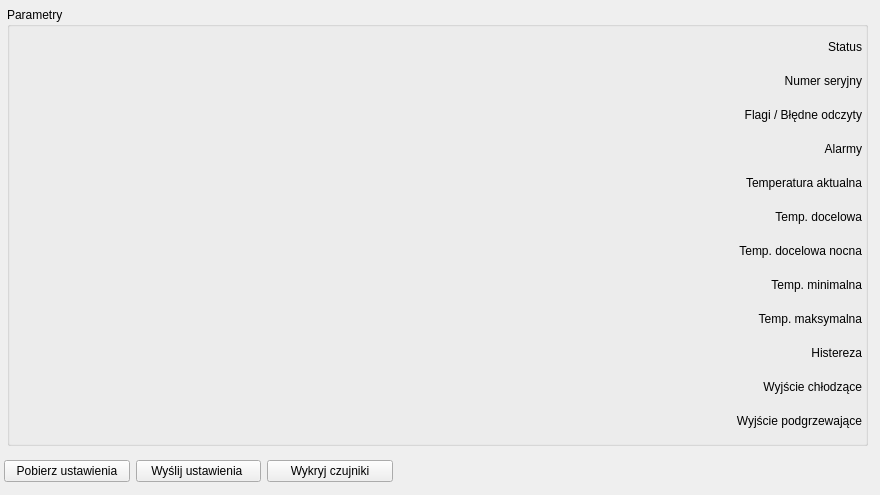
        <widget class="QWidget" name="temperature">
         <attribute name="title">
          <string>Temperatura</string>
         </attribute>
         <widget class="QWidget" name="horizontalLayoutWidget_6">
          <property name="geometry">
           <rect>
            <x>4</x>
            <y>4</y>
            <width>867</width>
            <height>445</height>
           </rect>
          </property>
          <layout class="QHBoxLayout" name="tempSettingsLayout">
           <property name="spacing">
            <number>3</number>
           </property>
           <item>
            <widget class="QWidget" name="widget_2" native="true">
             <layout class="QVBoxLayout" name="verticalLayout_10">
              <property name="spacing">
               <number>3</number>
              </property>
              <property name="margin">
               <number>3</number>
              </property>
              <item>
               <widget class="QGroupBox" name="groupBox_9">
                <property name="title">
                 <string>Parametry</string>
                </property>
                <property name="flat">
                 <bool>false</bool>
                </property>
                <layout class="QVBoxLayout" name="verticalLayout_11">
                 <property name="spacing">
                  <number>3</number>
                 </property>
                 <property name="margin">
                  <number>3</number>
                 </property>
                 <item>
                  <widget class="QLabel" name="label_20">
                   <property name="sizePolicy">
                    <sizepolicy hsizetype="Preferred" vsizetype="Preferred">
                     <horstretch>0</horstretch>
                     <verstretch>0</verstretch>
                    </sizepolicy>
                   </property>
                   <property name="minimumSize">
                    <size>
                     <width>0</width>
                     <height>28</height>
                    </size>
                   </property>
                   <property name="maximumSize">
                    <size>
                     <width>16777215</width>
                     <height>28</height>
                    </size>
                   </property>
                   <property name="text">
                    <string>Status</string>
                   </property>
                   <property name="alignment">
                    <set>Qt::AlignRight|Qt::AlignTrailing|Qt::AlignVCenter</set>
                   </property>
                  </widget>
                 </item>
                 <item>
                  <widget class="QLabel" name="label_12">
                   <property name="sizePolicy">
                    <sizepolicy hsizetype="Preferred" vsizetype="Preferred">
                     <horstretch>0</horstretch>
                     <verstretch>0</verstretch>
                    </sizepolicy>
                   </property>
                   <property name="minimumSize">
                    <size>
                     <width>0</width>
                     <height>28</height>
                    </size>
                   </property>
                   <property name="maximumSize">
                    <size>
                     <width>16777215</width>
                     <height>28</height>
                    </size>
                   </property>
                   <property name="text">
                    <string>Numer seryjny</string>
                   </property>
                   <property name="alignment">
                    <set>Qt::AlignRight|Qt::AlignTrailing|Qt::AlignVCenter</set>
                   </property>
                  </widget>
                 </item>
                 <item>
                  <widget class="QLabel" name="label_26">
                   <property name="sizePolicy">
                    <sizepolicy hsizetype="Preferred" vsizetype="Preferred">
                     <horstretch>0</horstretch>
                     <verstretch>0</verstretch>
                    </sizepolicy>
                   </property>
                   <property name="minimumSize">
                    <size>
                     <width>0</width>
                     <height>28</height>
                    </size>
                   </property>
                   <property name="maximumSize">
                    <size>
                     <width>16777215</width>
                     <height>28</height>
                    </size>
                   </property>
                   <property name="text">
                    <string>Flagi / Błędne odczyty</string>
                   </property>
                   <property name="alignment">
                    <set>Qt::AlignRight|Qt::AlignTrailing|Qt::AlignVCenter</set>
                   </property>
                  </widget>
                 </item>
                 <item>
                  <widget class="QLabel" name="label_30">
                   <property name="sizePolicy">
                    <sizepolicy hsizetype="Preferred" vsizetype="Preferred">
                     <horstretch>0</horstretch>
                     <verstretch>0</verstretch>
                    </sizepolicy>
                   </property>
                   <property name="minimumSize">
                    <size>
                     <width>0</width>
                     <height>28</height>
                    </size>
                   </property>
                   <property name="maximumSize">
                    <size>
                     <width>16777215</width>
                     <height>28</height>
                    </size>
                   </property>
                   <property name="text">
                    <string>Alarmy</string>
                   </property>
                   <property name="alignment">
                    <set>Qt::AlignRight|Qt::AlignTrailing|Qt::AlignVCenter</set>
                   </property>
                  </widget>
                 </item>
                 <item>
                  <widget class="QLabel" name="label_25">
                   <property name="sizePolicy">
                    <sizepolicy hsizetype="Preferred" vsizetype="Preferred">
                     <horstretch>0</horstretch>
                     <verstretch>0</verstretch>
                    </sizepolicy>
                   </property>
                   <property name="minimumSize">
                    <size>
                     <width>0</width>
                     <height>28</height>
                    </size>
                   </property>
                   <property name="maximumSize">
                    <size>
                     <width>16777215</width>
                     <height>28</height>
                    </size>
                   </property>
                   <property name="text">
                    <string>Temperatura aktualna</string>
                   </property>
                   <property name="alignment">
                    <set>Qt::AlignRight|Qt::AlignTrailing|Qt::AlignVCenter</set>
                   </property>
                  </widget>
                 </item>
                 <item>
                  <widget class="QLabel" name="label_23">
                   <property name="sizePolicy">
                    <sizepolicy hsizetype="Preferred" vsizetype="Preferred">
                     <horstretch>0</horstretch>
                     <verstretch>0</verstretch>
                    </sizepolicy>
                   </property>
                   <property name="minimumSize">
                    <size>
                     <width>0</width>
                     <height>28</height>
                    </size>
                   </property>
                   <property name="maximumSize">
                    <size>
                     <width>16777215</width>
                     <height>28</height>
                    </size>
                   </property>
                   <property name="text">
                    <string>Temp. docelowa</string>
                   </property>
                   <property name="alignment">
                    <set>Qt::AlignRight|Qt::AlignTrailing|Qt::AlignVCenter</set>
                   </property>
                  </widget>
                 </item>
                 <item>
                  <widget class="QLabel" name="label_24">
                   <property name="sizePolicy">
                    <sizepolicy hsizetype="Preferred" vsizetype="Preferred">
                     <horstretch>0</horstretch>
                     <verstretch>0</verstretch>
                    </sizepolicy>
                   </property>
                   <property name="minimumSize">
                    <size>
                     <width>0</width>
                     <height>28</height>
                    </size>
                   </property>
                   <property name="maximumSize">
                    <size>
                     <width>16777215</width>
                     <height>28</height>
                    </size>
                   </property>
                   <property name="lineWidth">
                    <number>1</number>
                   </property>
                   <property name="text">
                    <string>Temp. docelowa nocna</string>
                   </property>
                   <property name="alignment">
                    <set>Qt::AlignRight|Qt::AlignTrailing|Qt::AlignVCenter</set>
                   </property>
                  </widget>
                 </item>
                 <item>
                  <widget class="QLabel" name="label_27">
                   <property name="sizePolicy">
                    <sizepolicy hsizetype="Preferred" vsizetype="Preferred">
                     <horstretch>0</horstretch>
                     <verstretch>0</verstretch>
                    </sizepolicy>
                   </property>
                   <property name="minimumSize">
                    <size>
                     <width>0</width>
                     <height>28</height>
                    </size>
                   </property>
                   <property name="maximumSize">
                    <size>
                     <width>16777215</width>
                     <height>28</height>
                    </size>
                   </property>
                   <property name="text">
                    <string>Temp. minimalna</string>
                   </property>
                   <property name="alignment">
                    <set>Qt::AlignRight|Qt::AlignTrailing|Qt::AlignVCenter</set>
                   </property>
                  </widget>
                 </item>
                 <item>
                  <widget class="QLabel" name="label_28">
                   <property name="sizePolicy">
                    <sizepolicy hsizetype="Preferred" vsizetype="Preferred">
                     <horstretch>0</horstretch>
                     <verstretch>0</verstretch>
                    </sizepolicy>
                   </property>
                   <property name="minimumSize">
                    <size>
                     <width>0</width>
                     <height>28</height>
                    </size>
                   </property>
                   <property name="maximumSize">
                    <size>
                     <width>16777215</width>
                     <height>28</height>
                    </size>
                   </property>
                   <property name="text">
                    <string>Temp. maksymalna</string>
                   </property>
                   <property name="alignment">
                    <set>Qt::AlignRight|Qt::AlignTrailing|Qt::AlignVCenter</set>
                   </property>
                  </widget>
                 </item>
                 <item>
                  <widget class="QLabel" name="label_29">
                   <property name="sizePolicy">
                    <sizepolicy hsizetype="Preferred" vsizetype="Preferred">
                     <horstretch>0</horstretch>
                     <verstretch>0</verstretch>
                    </sizepolicy>
                   </property>
                   <property name="minimumSize">
                    <size>
                     <width>0</width>
                     <height>28</height>
                    </size>
                   </property>
                   <property name="maximumSize">
                    <size>
                     <width>16777215</width>
                     <height>28</height>
                    </size>
                   </property>
                   <property name="text">
                    <string>Histereza</string>
                   </property>
                   <property name="alignment">
                    <set>Qt::AlignRight|Qt::AlignTrailing|Qt::AlignVCenter</set>
                   </property>
                  </widget>
                 </item>
                 <item>
                  <widget class="QLabel" name="label_22">
                   <property name="sizePolicy">
                    <sizepolicy hsizetype="Preferred" vsizetype="Preferred">
                     <horstretch>0</horstretch>
                     <verstretch>0</verstretch>
                    </sizepolicy>
                   </property>
                   <property name="minimumSize">
                    <size>
                     <width>0</width>
                     <height>28</height>
                    </size>
                   </property>
                   <property name="maximumSize">
                    <size>
                     <width>16777215</width>
                     <height>28</height>
                    </size>
                   </property>
                   <property name="text">
                    <string>Wyjście chłodzące</string>
                   </property>
                   <property name="alignment">
                    <set>Qt::AlignRight|Qt::AlignTrailing|Qt::AlignVCenter</set>
                   </property>
                  </widget>
                 </item>
                 <item>
                  <widget class="QLabel" name="label_21">
                   <property name="sizePolicy">
                    <sizepolicy hsizetype="Preferred" vsizetype="Preferred">
                     <horstretch>0</horstretch>
                     <verstretch>0</verstretch>
                    </sizepolicy>
                   </property>
                   <property name="minimumSize">
                    <size>
                     <width>0</width>
                     <height>28</height>
                    </size>
                   </property>
                   <property name="maximumSize">
                    <size>
                     <width>16777215</width>
                     <height>28</height>
                    </size>
                   </property>
                   <property name="text">
                    <string>Wyjście podgrzewające</string>
                   </property>
                   <property name="alignment">
                    <set>Qt::AlignRight|Qt::AlignTrailing|Qt::AlignVCenter</set>
                   </property>
                  </widget>
                 </item>
                </layout>
               </widget>
              </item>
             </layout>
            </widget>
           </item>
          </layout>
         </widget>
         <widget class="QWidget" name="horizontalLayoutWidget_8">
          <property name="geometry">
           <rect>
            <x>4</x>
            <y>456</y>
            <width>389</width>
            <height>30</height>
           </rect>
          </property>
          <layout class="QHBoxLayout" name="horizontalLayout_6">
           <item>
            <widget class="QPushButton" name="b_tempGetSettings">
             <property name="text">
              <string>Pobierz ustawienia</string>
             </property>
            </widget>
           </item>
           <item>
            <widget class="QPushButton" name="b_tempSetSettings">
             <property name="text">
              <string>Wyślij ustawienia </string>
             </property>
            </widget>
           </item>
           <item>
            <widget class="QPushButton" name="b_discoverSensors">
             <property name="text">
              <string>Wykryj czujniki</string>
             </property>
            </widget>
           </item>
          </layout>
         </widget>
        </widget>
